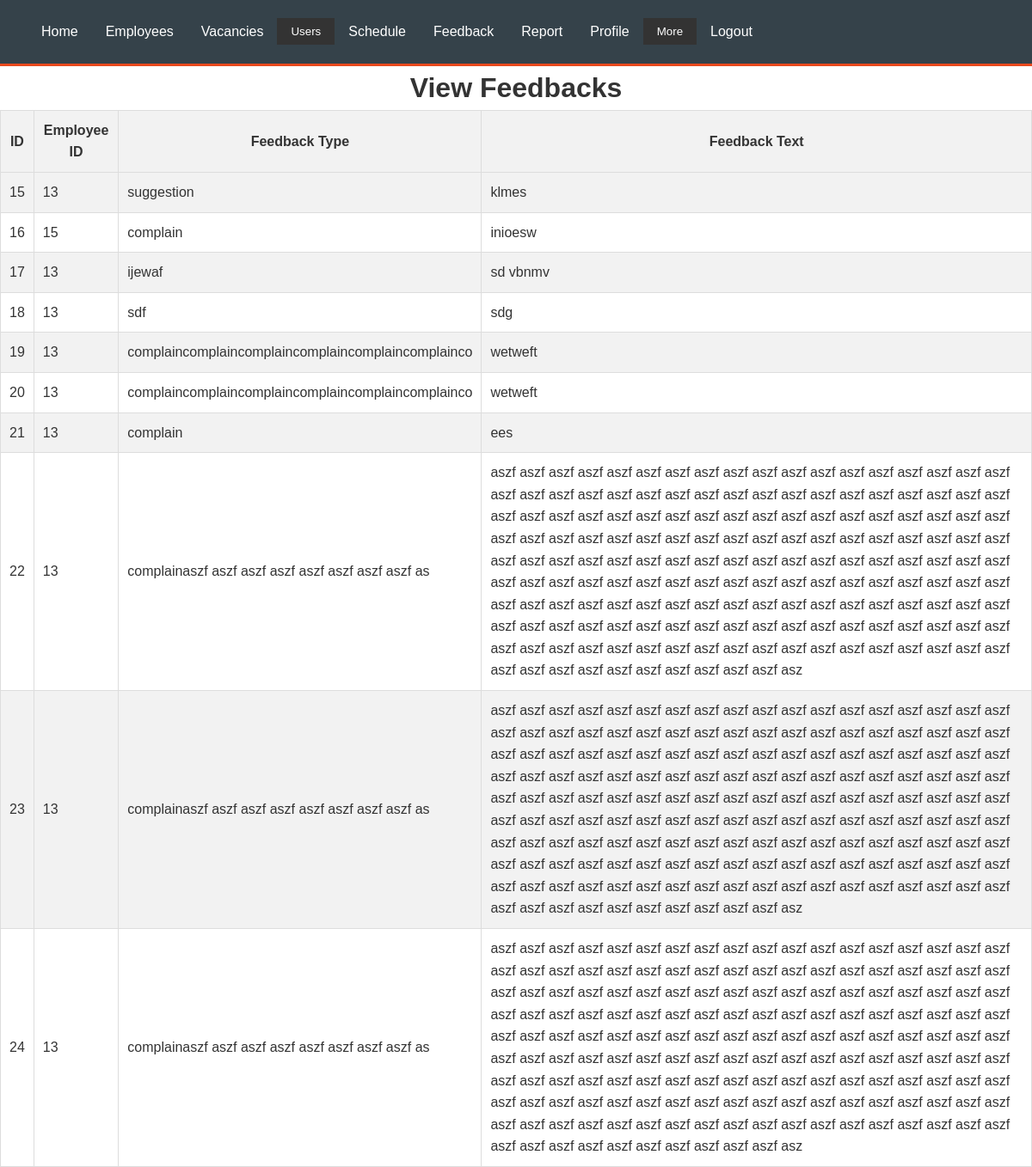
The app's page /admin/feedback_view.php with its own data.
### tables this page shows
CREATE TABLE `feedback` (
  `id` int(11) NOT NULL,
  `employee_id` int(11) NOT NULL,
  `feedback_type` varchar(50) NOT NULL,
  `feedback_text` text DEFAULT NULL
);

### admin/feedback_view.php (the view, shortened to what this page needs)
<!DOCTYPE html>
<html>
<head>
    <link rel="stylesheet" type="text/css" href="style.css">
</head>
<body>
    <h1>View Feedbacks</h1>
    <table>
        <tr>
            <th>ID</th>
            <th>Employee ID</th>
            <th>Feedback Type</th>
            <th>Feedback Text</th>
        </tr>
        <?php
        require_once 'db_connect.php';
        $sql = "SELECT * FROM feedback";
        $result = mysqli_query($conn, $sql);
        if(mysqli_num_rows($result) > 0) {
            while($row = mysqli_fetch_assoc($result)) {
                echo "<tr>";
                echo "<td>" . $row['id'] . "</td>";
                echo "<td>" . $row['employee_id'] . "</td>";
                echo "<td>" . $row['feedback_type'] . "</td>";
                echo "<td>" . $row['feedback_text'] . "</td>";
                echo "</tr>";
            }
        } else {
            echo "<tr><td colspan='4'>No feedbacks found.</td></tr>";
        }
        ?>
    </table>
</body>
</html>

### css/style.css (style rules this page uses)
body { font-family: Arial, sans-serif; line-height: 1.6; color: #333; margin: 0; padding: 0; }
header { background-color: #35424a; color: #ffffff; padding-top: 30px; min-height: 70px; border-bottom: #e8491d 3px solid; }
header nav { float: right; }

### admin/feedback_view.php (style rules this page uses)
body { font-family: Arial, sans-serif; }
h1 { text-align: center; }
table { margin: 0 auto; border-collapse: collapse; }
th, td { padding: 10px; border: 1px solid #ddd; }
th { background-color: #f2f2f2; }
tr:nth-child(even) { background-color: #f2f2f2; }

### records on screen
feedback: id "15", employee "13", feedback_type "suggestion", feedback_text "klmes"
feedback: id "16", employee "15", feedback_type "complain", feedback_text "inioesw"
feedback: id "17", employee "13", feedback_type "ijewaf", feedback_text "sd vbnmv"
feedback: id "18", employee "13", feedback_type "sdf", feedback_text "sdg"
feedback: id "19", employee "13", feedback_type "complaincomplaincomplaincomplaincomplaincomplainco", feedback_text "wetweft"
feedback: id "20", employee "13", feedback_type "complaincomplaincomplaincomplaincomplaincomplainco", feedback_text "wetweft"
feedback: id "21", employee "13", feedback_type "complain", feedback_text "ees"
feedback: id "22", employee "13", feedback_type "complainaszf aszf aszf aszf aszf aszf aszf aszf as", feedback_text "aszf aszf aszf aszf aszf aszf aszf aszf aszf aszf aszf aszf aszf aszf aszf aszf aszf aszf aszf aszf aszf aszf aszf aszf aszf aszf aszf aszf aszf aszf aszf aszf aszf aszf aszf aszf aszf aszf aszf aszf aszf aszf aszf aszf aszf aszf aszf aszf aszf aszf aszf aszf aszf aszf aszf aszf aszf aszf aszf aszf aszf aszf aszf aszf aszf aszf aszf aszf aszf aszf aszf aszf aszf aszf aszf aszf aszf aszf aszf aszf aszf aszf aszf aszf aszf aszf aszf aszf aszf aszf aszf aszf aszf aszf aszf aszf aszf aszf aszf aszf aszf aszf aszf aszf aszf aszf aszf aszf aszf aszf aszf aszf aszf aszf aszf aszf aszf aszf aszf aszf aszf aszf aszf aszf aszf aszf aszf aszf aszf aszf aszf aszf aszf aszf aszf aszf aszf aszf aszf aszf…"
feedback: id "23", employee "13", feedback_type "complainaszf aszf aszf aszf aszf aszf aszf aszf as", feedback_text "aszf aszf aszf aszf aszf aszf aszf aszf aszf aszf aszf aszf aszf aszf aszf aszf aszf aszf aszf aszf aszf aszf aszf aszf aszf aszf aszf aszf aszf aszf aszf aszf aszf aszf aszf aszf aszf aszf aszf aszf aszf aszf aszf aszf aszf aszf aszf aszf aszf aszf aszf aszf aszf aszf aszf aszf aszf aszf aszf aszf aszf aszf aszf aszf aszf aszf aszf aszf aszf aszf aszf aszf aszf aszf aszf aszf aszf aszf aszf aszf aszf aszf aszf aszf aszf aszf aszf aszf aszf aszf aszf aszf aszf aszf aszf aszf aszf aszf aszf aszf aszf aszf aszf aszf aszf aszf aszf aszf aszf aszf aszf aszf aszf aszf aszf aszf aszf aszf aszf aszf aszf aszf aszf aszf aszf aszf aszf aszf aszf aszf aszf aszf aszf aszf aszf aszf aszf aszf aszf aszf…"
feedback: id "24", employee "13", feedback_type "complainaszf aszf aszf aszf aszf aszf aszf aszf as", feedback_text "aszf aszf aszf aszf aszf aszf aszf aszf aszf aszf aszf aszf aszf aszf aszf aszf aszf aszf aszf aszf aszf aszf aszf aszf aszf aszf aszf aszf aszf aszf aszf aszf aszf aszf aszf aszf aszf aszf aszf aszf aszf aszf aszf aszf aszf aszf aszf aszf aszf aszf aszf aszf aszf aszf aszf aszf aszf aszf aszf aszf aszf aszf aszf aszf aszf aszf aszf aszf aszf aszf aszf aszf aszf aszf aszf aszf aszf aszf aszf aszf aszf aszf aszf aszf aszf aszf aszf aszf aszf aszf aszf aszf aszf aszf aszf aszf aszf aszf aszf aszf aszf aszf aszf aszf aszf aszf aszf aszf aszf aszf aszf aszf aszf aszf aszf aszf aszf aszf aszf aszf aszf aszf aszf aszf aszf aszf aszf aszf aszf aszf aszf aszf aszf aszf aszf aszf aszf aszf aszf aszf…"
